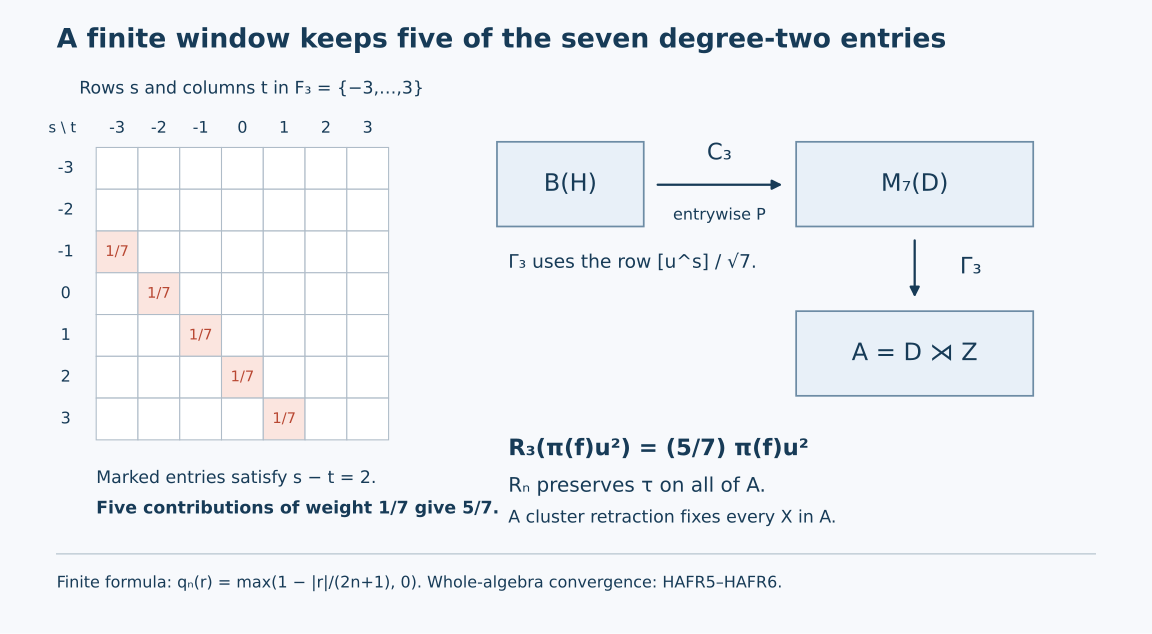

This chart was generated by the following Python code:
"""Draw the exact seven-coordinate compression for a degree-two Fourier word.

Run this file to regenerate the SVG and exact JSON beside it.
Pass --preview PATH to also write a PNG for visual inspection.
The drawing uses installed DejaVu Sans; no font file is distributed.
Original exposition and drawing code: CC0-1.0 to the extent of rights held.
"""
from pathlib import Path
import argparse,json
from fractions import Fraction
import matplotlib
matplotlib.use("Agg")
import matplotlib.pyplot as plt
from matplotlib.patches import Rectangle,FancyArrowPatch

def main():
 parser=argparse.ArgumentParser();parser.add_argument("--preview",type=Path);args=parser.parse_args()
 root=Path(__file__).resolve().parent
 n,r=3,2;indices=list(range(-n,n+1));N=len(indices)
 pairs=[(s,t)for s in indices for t in indices if s-t==r]
 assert pairs==[(-1,-3),(0,-2),(1,-1),(2,0),(3,1)]
 q=Fraction(len(pairs),N);assert q==Fraction(5,7)
 data={"n":n,"F_n":indices,"matrix_indices":"row s, column t","degree":r,"surviving_pairs":pairs,"entry_weight":{"numerator":1,"denominator":N},"multiplier":{"numerator":q.numerator,"denominator":q.denominator},"coefficient_formula":"q_n(r)=max(1-|r|/(2n+1),0)","proof_locators":["HAFR2","HAFR3","HAFR5","HAFR6"],"scope":"One exact finite Fourier coefficient; whole-algebra convergence is proved in the lesson."}
 (root/"finite-window-retraction.json").write_text(json.dumps(data,ensure_ascii=False,indent=2)+"\n",encoding="utf-8")
 plt.rcParams.update({"font.family":"DejaVu Sans","svg.fonttype":"none","svg.hashsalt":"oa-flow-finite-window-retraction-v1"})
 fig,ax=plt.subplots(figsize=(12,6.6),dpi=150);fig.patch.set_facecolor("#f7f9fc");ax.set_facecolor("#f7f9fc")
 ax.set_xlim(0,1000);ax.set_ylim(0,550);ax.axis("off")
 blue="#173b57";red="#b84732";muted="#41596c"
 def text(x,y,s,size=14,**kw):ax.text(x,y,s,fontsize=size,color=blue,va="center",**kw)
 text(40,520,"A finite window keeps five of the seven degree-two entries",20,fontweight="bold")
 text(60,477,"Rows s and columns t in F₃ = {−3,…,3}",13)
 cell=37;x0=75;y0=425
 for j,t in enumerate(indices):text(x0+(j+.5)*cell,y0+17,str(t),12,ha="center")
 text(45,y0+17,"s \\ t",11,ha="center")
 for i,s in enumerate(indices):
  cy=y0-(i+1)*cell;text(48,cy+cell/2,str(s),12,ha="center")
  for j,t in enumerate(indices):
   cx=x0+j*cell;active=(s,t)in pairs
   ax.add_patch(Rectangle((cx,cy),cell,cell,facecolor="#fbe5df"if active else"#ffffff",edgecolor="#afbcc8",linewidth=.8))
   if active:ax.text(cx+cell/2,cy+cell/2,"1/7",fontsize=11,ha="center",va="center",color=red)
 text(75,132,"Marked entries satisfy s − t = 2.",13)
 text(75,105,"Five contributions of weight 1/7 give 5/7.",13,fontweight="bold")
 def box(x,y,w,h,title):
  ax.add_patch(Rectangle((x,y),w,h,facecolor="#e8f0f8",edgecolor="#6d8ca5",linewidth=1.3));text(x+w/2,y+h/2,title,18,ha="center")
 box(430,355,130,75,"B(H)");box(695,355,210,75,"M₇(D)");box(695,205,210,75,"A = D ⋊ Z")
 ax.add_patch(FancyArrowPatch((570,392),(685,392),arrowstyle="-|>",mutation_scale=15,color=blue,linewidth=1.7))
 text(627,420,"C₃",17,ha="center");text(627,365,"entrywise P",12,ha="center")
 ax.add_patch(FancyArrowPatch((800,345),(800,290),arrowstyle="-|>",mutation_scale=15,color=blue,linewidth=1.7))
 text(840,319,"Γ₃",17)
 text(440,323,"Γ₃ uses the row [u^s] / √7.",14)
 text(440,158,"R₃(π(f)u²) = (5/7) π(f)u²",17,fontweight="bold")
 text(440,125,"Rₙ preserves τ on all of A.",15)
 text(440,97,"A cluster retraction fixes every X in A.",13)
 ax.plot([40,960],[65,65],color="#bcc8d2",linewidth=1)
 text(40,39,"Finite formula: qₙ(r) = max(1 − |r|/(2n+1), 0).  Whole-algebra convergence: HAFR5–HAFR6.",12)
 fig.subplots_adjust(left=.01,right=.99,bottom=.01,top=.99)
 fig.savefig(root/"finite-window-retraction.svg",metadata={"Date":None,"Creator":"Original OA-FLOW finite-window retraction diagram"},facecolor=fig.get_facecolor())
 if args.preview:fig.savefig(args.preview,facecolor=fig.get_facecolor())
 plt.close(fig)
if __name__=="__main__":main()
